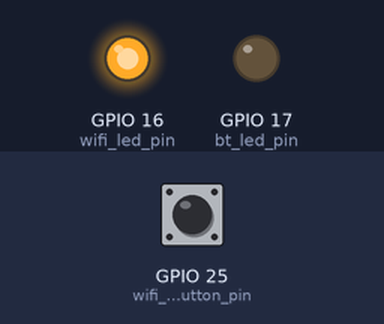
Recording of a sketch running on a simulated ESP32. Parts: output pins drawn as LEDs (lit = HIGH). The test bench sets the inputs (shaded band); at power-on: GPIO 25 (wifi_bt_button_pin) HIGH.

Above: at 1.2 s.
1.3 s: GPIO 25 (wifi_bt_button_pin) pulled LOW for 0.15 s
At 2.7 s:
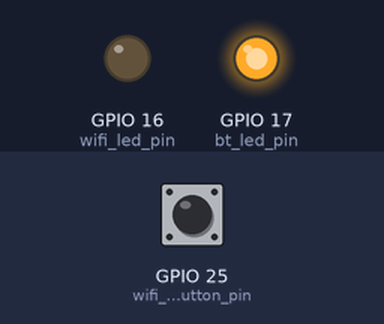
3.0 s: GPIO 25 (wifi_bt_button_pin) pulled LOW for 1 s
At 5.2 s:
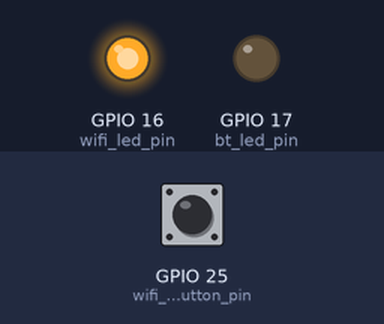
5.5 s: GPIO 25 (wifi_bt_button_pin) pulled LOW for 3.2 s
At 10.2 s:
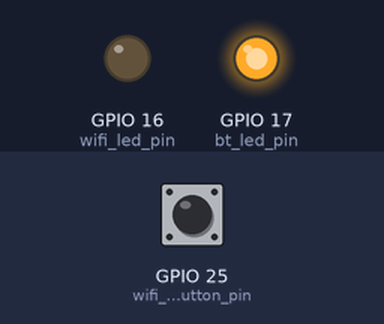
Timing chart, 0 to 11.7 s (numbered marks = the images above; inputs shaded):
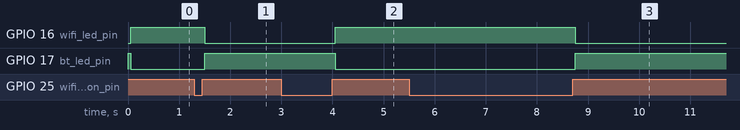

Measured:
- after the input at 1.3 s, GPIO 16 (wifi_led_pin): HIGH → LOW after 0.20 s; GPIO 17 (bt_led_pin): LOW → HIGH after 0.20 s
- after the input at 3.0 s, GPIO 16 (wifi_led_pin): LOW → HIGH after 1.1 s; GPIO 17 (bt_led_pin): HIGH → LOW after 1.1 s
- after the input at 5.5 s, GPIO 16 (wifi_led_pin): HIGH → LOW after 3.3 s; GPIO 17 (bt_led_pin): LOW → HIGH after 3.3 s

The sketch:

button_debounce_interrupt.ino
```cpp
const int wifi_bt_button_pin  = 25;
const int wifi_led_pin        = 16;
const int bt_led_pin          = 17;
int wifi_bt_led_state         = LOW;
int wifi_bt_button_state_last = LOW;
unsigned long lastDebounceTime = 0;
unsigned long debounceDelay    = 50;

int wifi_bt_button_state_current = 0;

void setup() {
  Serial.begin(115200);
  pin_defination();
}


void loop() {
    debouncer();
    digitalWrite(wifi_led_pin, wifi_bt_led_state);
    digitalWrite(bt_led_pin, !wifi_bt_led_state);
    }

void debouncer(){

  int reading = digitalRead(wifi_bt_button_pin);

  if(reading != wifi_bt_button_state_last){
    lastDebounceTime = millis();
    }

  if( (millis() - lastDebounceTime) > debounceDelay){

    if(reading != wifi_bt_button_state_current){
      wifi_bt_button_state_current = reading;
      if (wifi_bt_button_state_current == HIGH){
        wifi_bt_led_state =! wifi_bt_led_state;
      }
    }
  }

  wifi_bt_button_state_last = reading;
}


// void IRAM_ATTR isr() {
//      debouncer();
//     Serial.println("Asd");
// }
void pin_defination(){
  pinMode(wifi_led_pin, OUTPUT);
  pinMode(bt_led_pin, OUTPUT);
  pinMode(wifi_bt_button_pin, INPUT_PULLUP);
  digitalWrite(wifi_led_pin, wifi_bt_led_state);


//   attachInterrupt(wifi_bt_button_pin, isr, RISING);
}
```
